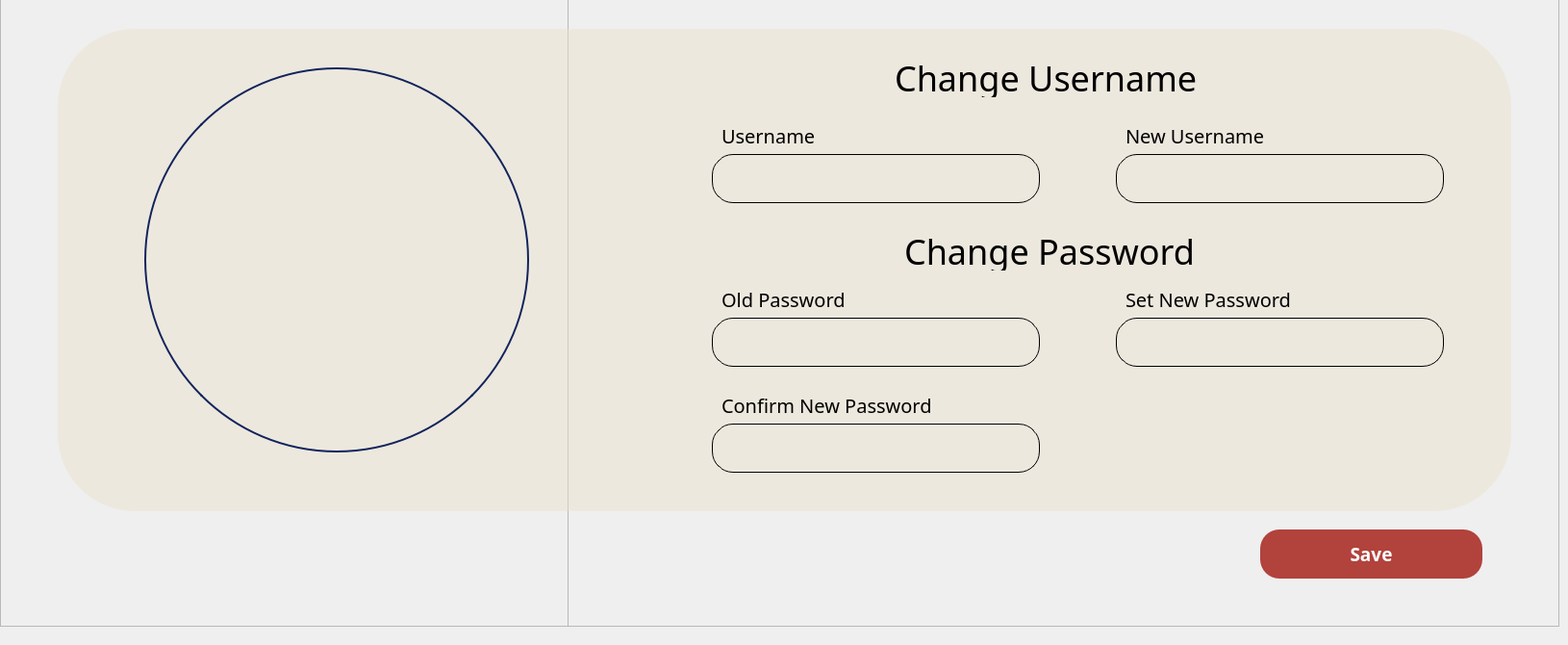
     <widget class="QWidget" name="page_2">
      <widget class="QFrame" name="frame_5">
       <property name="geometry">
        <rect>
         <x>590</x>
         <y>-10</y>
         <width>1031</width>
         <height>661</height>
        </rect>
       </property>
       <property name="frameShape">
        <enum>QFrame::StyledPanel</enum>
       </property>
       <property name="frameShadow">
        <enum>QFrame::Raised</enum>
       </property>
       <widget class="QFrame" name="frame_42">
        <property name="geometry">
         <rect>
          <x>0</x>
          <y>0</y>
          <width>981</width>
          <height>661</height>
         </rect>
        </property>
        <property name="font">
         <font>
          <pointsize>7</pointsize>
         </font>
        </property>
        <property name="styleSheet">
         <string notr="true">background: transparent;</string>
        </property>
        <property name="frameShape">
         <enum>QFrame::StyledPanel</enum>
        </property>
        <property name="frameShadow">
         <enum>QFrame::Raised</enum>
        </property>
        <widget class="QLabel" name="userNameText">
         <property name="geometry">
          <rect>
           <x>160</x>
           <y>130</y>
           <width>141</width>
           <height>41</height>
          </rect>
         </property>
         <property name="font">
          <font>
           <family>Poppins Medium</family>
           <pointsize>-1</pointsize>
          </font>
         </property>
         <property name="styleSheet">
          <string notr="true">
QLabel {
	font-size:20px;
}
    
</string>
         </property>
         <property name="text">
          <string>Username</string>
         </property>
        </widget>
        <widget class="QLineEdit" name="userNameEnter">
         <property name="geometry">
          <rect>
           <x>150</x>
           <y>170</y>
           <width>341</width>
           <height>51</height>
          </rect>
         </property>
         <property name="font">
          <font>
           <pointsize>15</pointsize>
          </font>
         </property>
         <property name="styleSheet">
          <string notr="true">border: 1px solid #000000; 
border-radius: 22px; 
padding: 1px;</string>
         </property>
         <property name="text">
          <string/>
         </property>
         <property name="placeholderText">
          <string/>
         </property>
        </widget>
        <widget class="QLabel" name="oldPassText">
         <property name="geometry">
          <rect>
           <x>160</x>
           <y>300</y>
           <width>201</width>
           <height>41</height>
          </rect>
         </property>
         <property name="font">
          <font>
           <family>Poppins Medium</family>
           <pointsize>-1</pointsize>
          </font>
         </property>
         <property name="styleSheet">
          <string notr="true">
QLabel {
	font-size:20px;
}
    
</string>
         </property>
         <property name="text">
          <string>Old Password</string>
         </property>
        </widget>
        <widget class="QLineEdit" name="oldPassEnter">
         <property name="geometry">
          <rect>
           <x>150</x>
           <y>340</y>
           <width>341</width>
           <height>51</height>
          </rect>
         </property>
         <property name="font">
          <font>
           <pointsize>15</pointsize>
          </font>
         </property>
         <property name="styleSheet">
          <string notr="true">border: 1px solid #000000; 
border-radius: 22px; 
padding: 1px;</string>
         </property>
         <property name="text">
          <string/>
         </property>
         <property name="placeholderText">
          <string/>
         </property>
        </widget>
        <widget class="QLabel" name="setPassText">
         <property name="geometry">
          <rect>
           <x>580</x>
           <y>300</y>
           <width>261</width>
           <height>41</height>
          </rect>
         </property>
         <property name="font">
          <font>
           <family>Poppins Medium</family>
           <pointsize>-1</pointsize>
          </font>
         </property>
         <property name="styleSheet">
          <string notr="true">
QLabel {
	font-size:20px;
}
    
</string>
         </property>
         <property name="text">
          <string>Set New Password</string>
         </property>
        </widget>
        <widget class="QLineEdit" name="setPassEnter">
         <property name="geometry">
          <rect>
           <x>570</x>
           <y>340</y>
           <width>341</width>
           <height>51</height>
          </rect>
         </property>
         <property name="font">
          <font>
           <pointsize>15</pointsize>
          </font>
         </property>
         <property name="styleSheet">
          <string notr="true">border: 1px solid #000000; 
border-radius: 22px; 
padding: 1px;</string>
         </property>
         <property name="text">
          <string/>
         </property>
         <property name="placeholderText">
          <string/>
         </property>
        </widget>
        <widget class="QLabel" name="label_4">
         <property name="geometry">
          <rect>
           <x>-70</x>
           <y>40</y>
           <width>1051</width>
           <height>501</height>
          </rect>
         </property>
         <property name="styleSheet">
          <string notr="true">background-color: rgba(235, 224, 204, 0.47); 
border-radius: 80px;
</string>
         </property>
         <property name="text">
          <string/>
         </property>
        </widget>
        <widget class="QPushButton" name="pushButton_saveOwnerDetails">
         <property name="geometry">
          <rect>
           <x>720</x>
           <y>560</y>
           <width>231</width>
           <height>51</height>
          </rect>
         </property>
         <property name="font">
          <font>
           <family>Poppins Medium</family>
           <pointsize>14</pointsize>
           <weight>62</weight>
           <bold>true</bold>
          </font>
         </property>
         <property name="styleSheet">
          <string notr="true">
color: #ffffff;
border-radius: 20px; 
padding: 3px; 
background-color: #b2423c; 
font-weight: 500;
</string>
         </property>
         <property name="text">
          <string>Save</string>
         </property>
        </widget>
        <widget class="QLabel" name="changeUserNameText">
         <property name="geometry">
          <rect>
           <x>340</x>
           <y>70</y>
           <width>351</width>
           <height>41</height>
          </rect>
         </property>
         <property name="font">
          <font>
           <family>Poppins Medium</family>
           <pointsize>-1</pointsize>
          </font>
         </property>
         <property name="styleSheet">
          <string notr="true">
QLabel {
	font-size:36px;
	font-color: #003366;
}
    
</string>
         </property>
         <property name="text">
          <string>Change Username</string>
         </property>
        </widget>
        <widget class="QLineEdit" name="newUserNameEnter">
         <property name="geometry">
          <rect>
           <x>570</x>
           <y>170</y>
           <width>341</width>
           <height>51</height>
          </rect>
         </property>
         <property name="font">
          <font>
           <pointsize>15</pointsize>
          </font>
         </property>
         <property name="styleSheet">
          <string notr="true">border: 1px solid #000000; 
border-radius: 22px; 
padding: 1px;</string>
         </property>
         <property name="text">
          <string/>
         </property>
         <property name="placeholderText">
          <string/>
         </property>
        </widget>
        <widget class="QLabel" name="newUserNameText">
         <property name="geometry">
          <rect>
           <x>580</x>
           <y>130</y>
           <width>191</width>
           <height>41</height>
          </rect>
         </property>
         <property name="font">
          <font>
           <family>Poppins Medium</family>
           <pointsize>-1</pointsize>
          </font>
         </property>
         <property name="styleSheet">
          <string notr="true">
QLabel {
	font-size:20px;
}
    
</string>
         </property>
         <property name="text">
          <string>New Username</string>
         </property>
        </widget>
        <widget class="QLabel" name="changeUserPassText">
         <property name="geometry">
          <rect>
           <x>350</x>
           <y>250</y>
           <width>361</width>
           <height>41</height>
          </rect>
         </property>
         <property name="font">
          <font>
           <family>Poppins Medium</family>
           <pointsize>-1</pointsize>
          </font>
         </property>
         <property name="styleSheet">
          <string notr="true">
QLabel {
	font-size:36px;
}
    
</string>
         </property>
         <property name="text">
          <string>Change Password</string>
         </property>
        </widget>
        <widget class="QLineEdit" name="confirmPassEnter">
         <property name="geometry">
          <rect>
           <x>150</x>
           <y>450</y>
           <width>341</width>
           <height>51</height>
          </rect>
         </property>
         <property name="font">
          <font>
           <pointsize>15</pointsize>
          </font>
         </property>
         <property name="styleSheet">
          <string notr="true">border: 1px solid #000000; 
border-radius: 22px; 
padding: 1px;</string>
         </property>
         <property name="text">
          <string/>
         </property>
         <property name="placeholderText">
          <string/>
         </property>
        </widget>
        <widget class="QLabel" name="confirmPassText">
         <property name="geometry">
          <rect>
           <x>160</x>
           <y>410</y>
           <width>261</width>
           <height>41</height>
          </rect>
         </property>
         <property name="font">
          <font>
           <family>Poppins Medium</family>
           <pointsize>-1</pointsize>
          </font>
         </property>
         <property name="styleSheet">
          <string notr="true">
QLabel {
	font-size:20px;
}
    
</string>
         </property>
         <property name="text">
          <string>Confirm New Password</string>
         </property>
        </widget>
        <zorder>label_4</zorder>
        <zorder>userNameText</zorder>
        <zorder>userNameEnter</zorder>
        <zorder>oldPassText</zorder>
        <zorder>oldPassEnter</zorder>
        <zorder>setPassText</zorder>
        <zorder>setPassEnter</zorder>
        <zorder>pushButton_saveOwnerDetails</zorder>
        <zorder>changeUserNameText</zorder>
        <zorder>newUserNameEnter</zorder>
        <zorder>newUserNameText</zorder>
        <zorder>changeUserPassText</zorder>
        <zorder>confirmPassEnter</zorder>
        <zorder>confirmPassText</zorder>
       </widget>
      </widget>
      <widget class="QFrame" name="frame_9">
       <property name="geometry">
        <rect>
         <x>0</x>
         <y>-10</y>
         <width>591</width>
         <height>661</height>
        </rect>
       </property>
       <property name="frameShape">
        <enum>QFrame::StyledPanel</enum>
       </property>
       <property name="frameShadow">
        <enum>QFrame::Raised</enum>
       </property>
       <widget class="QLabel" name="label_createUSER_profile_pic_cashier_3">
        <property name="geometry">
         <rect>
          <x>150</x>
          <y>80</y>
          <width>400</width>
          <height>400</height>
         </rect>
        </property>
        <property name="styleSheet">
         <string notr="true">border-radius: 200px;   /* half of 400 */
border: 2px solid #12245c;  /* optional: blue border */
</string>
        </property>
        <property name="text">
         <string/>
        </property>
        <property name="pixmap">
         <pixmap>:/JJimages/userProfilepicture.png</pixmap>
        </property>
        <property name="scaledContents">
         <bool>true</bool>
        </property>
       </widget>
       <widget class="QLabel" name="label_9">
        <property name="geometry">
         <rect>
          <x>60</x>
          <y>40</y>
          <width>671</width>
          <height>501</height>
         </rect>
        </property>
        <property name="styleSheet">
         <string notr="true">background-color: rgba(235, 224, 204, 0.47); /* #ebe0cc with 47% opacity */
border-radius:80px;</string>
        </property>
        <property name="text">
         <string/>
        </property>
       </widget>
       <zorder>label_9</zorder>
       <zorder>label_createUSER_profile_pic_cashier_3</zorder>
      </widget>
     </widget>
